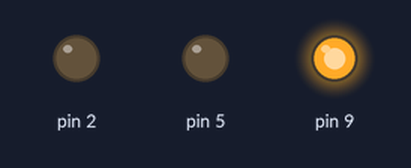
A sketch run on a simulated Arduino Uno, built with avr-gcc and run on an emulated ATmega328P. On the bench: output pins drawn as LEDs (lit = HIGH).

Above: at 1.5 s.
At 7.0 s:
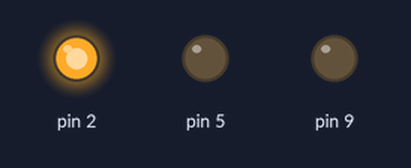
At 9.7 s:
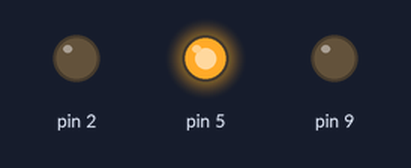
Timing chart, 0 to 14.3 s (numbered marks = the images above):
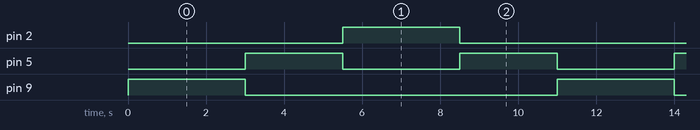

Measured:
- by itself, pin 2, pin 9: alternates HIGH for 3.0 s and LOW for 8.0 s
- by itself, pin 5: alternates HIGH for 2.5 s and LOW for 3.0 s
- by itself, everything shown: repeats every 11.0 s, in 4 steps

The sketch:

traffic_light.ino
```cpp
#define red 9;
#define green 2;
#define yellow 5;

void setup() {
  // initialize digital pin LED_BUILTIN as an output.
  pinMode(9, OUTPUT);
  pinMode(2, OUTPUT);
  pinMode(5, OUTPUT);
}

// the loop function runs over and over again forever
void loop() {
  digitalWrite(9, HIGH);  // turn the LED on (HIGH is the voltage level)
  digitalWrite(2, LOW);
  digitalWrite(5, LOW);
  delay(3000);


 digitalWrite(5, HIGH);
  digitalWrite(9, LOW);
  digitalWrite(2, LOW);
  delay(2500);

  digitalWrite(2, HIGH);
   digitalWrite(5, LOW);
  digitalWrite(9, LOW);
  delay(3000);

  digitalWrite(5, HIGH);
  digitalWrite(9, LOW);
  digitalWrite(2, LOW);
  delay(2500);
}
```
